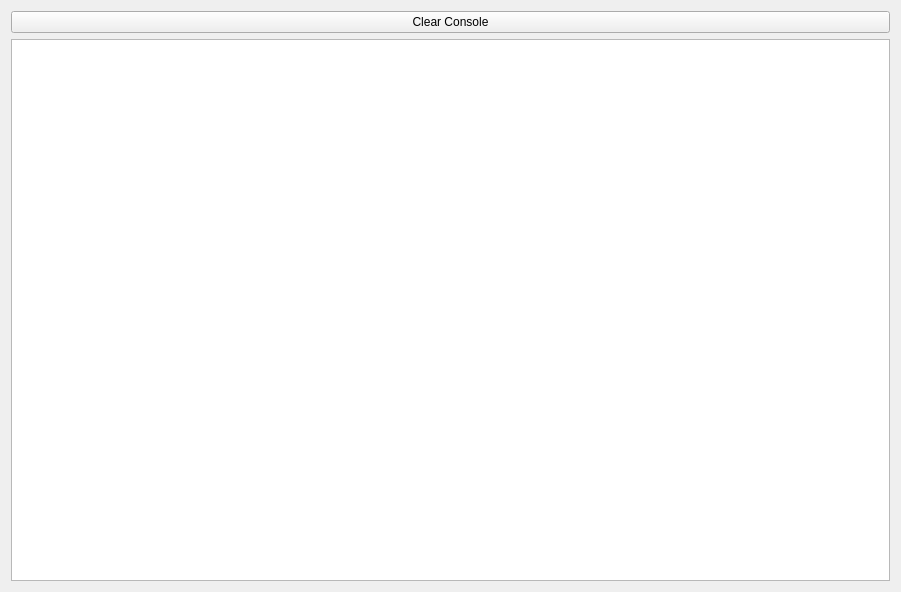
<?xml version="1.0" encoding="UTF-8"?>
<ui version="4.0">
 <class>SSLServerWindow</class>
 <widget class="QMainWindow" name="SSLServerWindow">
  <property name="geometry">
   <rect>
    <x>0</x>
    <y>0</y>
    <width>901</width>
    <height>592</height>
   </rect>
  </property>
  <property name="windowTitle">
   <string>SSLServerWindow</string>
  </property>
  <widget class="QWidget" name="centralWidget">
   <layout class="QVBoxLayout" name="verticalLayout">
    <item>
     <widget class="QPushButton" name="pbClearConsole">
      <property name="text">
       <string>Clear Console</string>
      </property>
     </widget>
    </item>
    <item>
     <widget class="QPlainTextEdit" name="pteLog"/>
    </item>
   </layout>
  </widget>
 </widget>
 <layoutdefault spacing="6" margin="11"/>
 <resources/>
 <connections/>
</ui>
